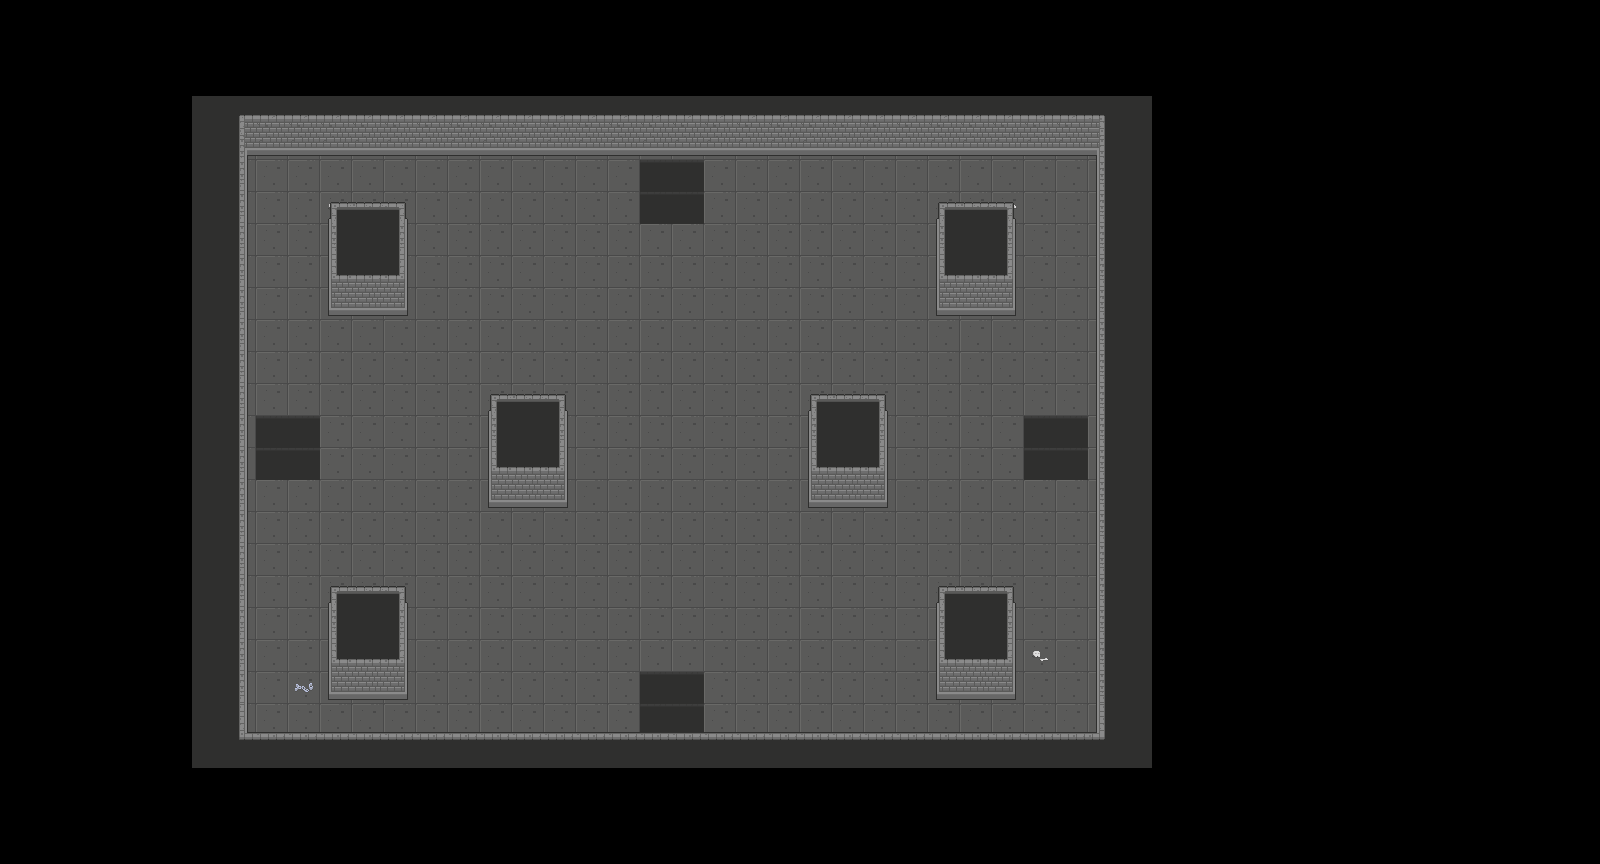

Below is a game level as drawn by its tile map, then a one-line description and the .tmx that defines it (tile-layer data replaced by summaries):
An orthogonal 50x27 tile map with 32x32 px tiles, 4 tile layers (Слой тайлов 2, Слой тайлов 3, Слой тайлов 4, Слой тайлов 1) and 20 objects (11x solid, 4x hod, 4x easyEnemy, player).

<map version="1.0.0" orientation="orthogonal" renderorder="right-down" width="50" height="27" tilewidth="32" tileheight="32" nextobjectid="33">
 <tileset firstgid="1" name="Dungeon_Tileset" tilewidth="32" tileheight="32" tilecount="320" columns="16">
  <image source="images/Dungeon_Tileset.png" width="512" height="640" />
 </tileset>
 <layer name="Слой тайлов 2" width="50" height="27">
  <data>[1350 cells, 537 non-empty, 21 distinct tile ids]</data>
 </layer>
 <layer name="Слой тайлов 3" width="50" height="27">
  <data>[1350 cells, 40 non-empty, 6 distinct tile ids]</data>
 </layer>
 <layer name="Слой тайлов 4" width="50" height="27">
  <data>[1350 cells, 29 non-empty, 2 distinct tile ids]</data>
 </layer>
 <layer name="Слой тайлов 1" width="50" height="27">
  <data>[1350 cells, 346 non-empty, 25 distinct tile ids]</data>
 </layer>
 <objectgroup name="Слой объектов 1" offsetx="32" offsety="32">
  <object id="4" name="player" x="624" y="418" width="32" height="32" />
  <object id="5" name="solid" x="63" y="101" width="170" height="669" />
  <object id="7" name="solid" x="1091" y="103.5" width="177" height="669" />
  <object id="8" name="solid" x="254" y="27.5" width="852" height="114" />
  <object id="9" name="solid" x="213" y="736.5" width="879" height="116" />
  <object id="10" name="solid" x="800" y="383.5" width="77" height="111" />
  <object id="11" name="solid" x="1147.5" y="35" width="140" height="166" />
  <object id="17" name="hod" x="255.728" y="416.372" width="62.8999" height="66.9458" rotation="0.303331" />
  <object id="18" name="hod" x="642.55" y="673.527" width="62.8999" height="66.9458" rotation="0.303331" />
  <object id="19" name="hod" x="1025.55" y="418.527" width="62.8999" height="66.9458" rotation="0.303331" />
  <object id="20" name="hod" x="637.55" y="159.527" width="62.8999" height="66.9458" rotation="0.303331" />
  <object id="21" name="solid" x="929.5" y="192.5" width="77" height="111" />
  <object id="22" name="solid" x="930.5" y="578.5" width="77" height="111" />
  <object id="23" name="solid" x="481.5" y="384.5" width="77" height="111" />
  <object id="24" name="solid" x="322.5" y="576.5" width="77" height="111" />
  <object id="25" name="solid" x="320.5" y="191.5" width="77" height="111" />
  <object id="27" name="easyEnemy" x="256" y="162" width="32" height="32" />
  <object id="29" name="easyEnemy" x="254" y="640" width="32" height="32" />
  <object id="30" name="easyEnemy" x="1022" y="160" width="32" height="32" />
  <object id="31" name="easyEnemy" x="1025" y="636" width="32" height="32" />
 </objectgroup>
</map>
